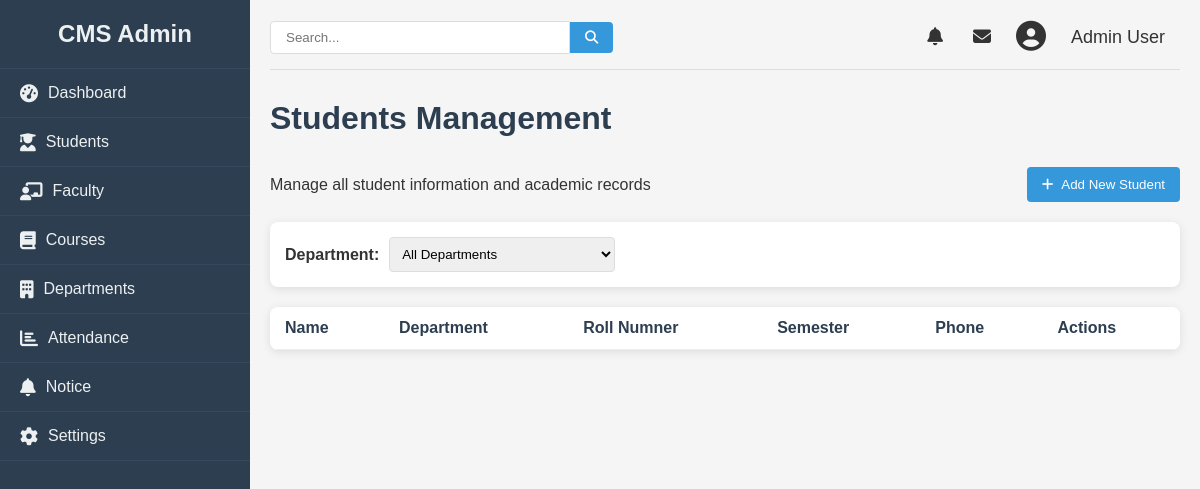
The app's page /admin/student (signed in), older data.
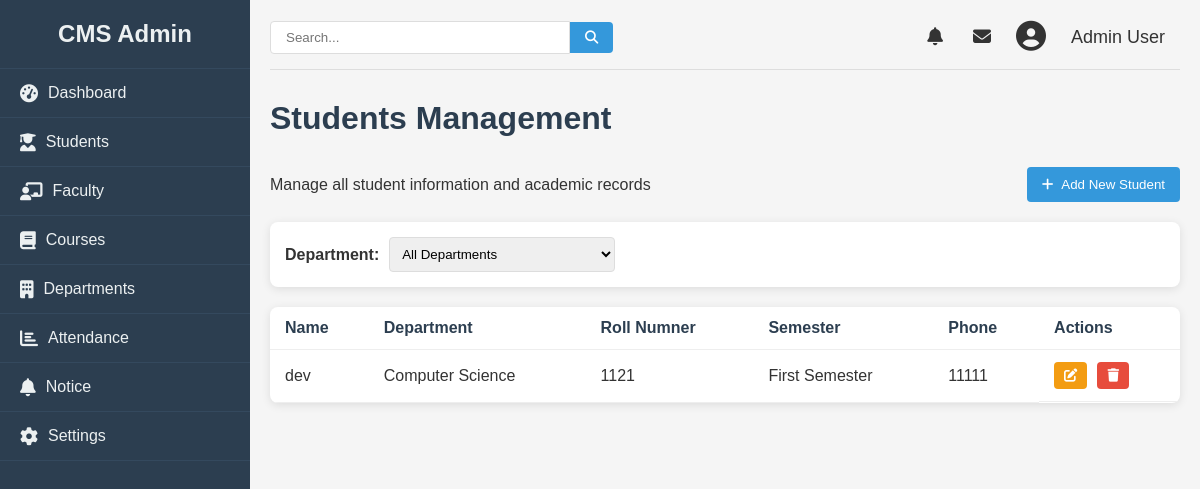
The same page, newer data.
### college/model.py (models this page shows, shortened)
class Student(db.Model):
    id = db.Column(db.Integer, primary_key=True)
    name = db.Column(db.String(100), nullable=False)
    roll = db.Column(db.Integer, nullable=False)
    email = db.Column(db.String(100), nullable=False)
    phone = db.Column(db.Integer, nullable=False)
    semester = db.Column(db.Integer, nullable=False)
    dob = db.Column(db.Date, nullable=False)
    gender = db.Column(db.String, nullable=False)
    department = db.Column(db.String, nullable=False)
    address = db.Column(db.String, nullable=False)

### college/admin/adminroute.py (the view)
@app.route("/admin/student", methods = ["GET", "POST"])
def stdn():
    logged = 'user_id' in session
    if logged:
        users = Student.query.all()
        return render_template("student.html", students= users, departments= dep)
    else:
        return redirect(url_for("login"))

### college/admin/templates/student.html (shortened to what this page needs)
{% from "macro/cmsnav.html" import cmsnav%}
{%extends "admbase.html"%}
{%block head%}
<link rel="stylesheet" href="{{url_for('static', filename='css/styles.css')}}">
<link rel="stylesheet" href="https://cdnjs.cloudflare.com/ajax/libs/font-awesome/6.4.0/css/all.min.css">
{%endblock%}
{%block content%}
<div class="container" w-tid="21">
    {{cmsnav()}}
    <main class="main-content" w-tid="111">
        <header class="top-header" w-tid="113">
            <div class="search-box" w-tid="115">
                <input type="text" placeholder="Search..." w-tid="117" />
                <button w-tid="119"><i class="fas fa-search" w-tid="121"></i></button>
            </div>
            <div class="user-profile" w-tid="123">
                <span class="notification" w-tid="125"><i class="fas fa-bell" w-tid="127"></i></span>
                <span class="message" w-tid="129"><i class="fas fa-envelope" w-tid="131"></i></span>
                <div class="profile-img" w-tid="133">
                    <i class="fas fa-user-circle" w-tid="135"></i>
                </div>
                <span class="username" w-tid="137">Admin User</span>
            </div>
        </header>
        <div id="dashboard-page" class="content-section" w-tid="139">
            <div class="dashboard" w-tid="141">
                <h1 w-tid="357">Students Management</h1>
                <div class="students-header" w-tid="359">
                    <p w-tid="361">Manage all student information and academic records</p>
                    <button class="add-student-btn" w-tid="363">
                        <a style="text-decoration: none; color:white;" href="/admin/addstudent">
                            <i class="fas fa-plus" w-tid="365"></i>
                            Add New Student
                        </a>
                    </button>
                </div>
                <div class="student-filters" w-tid="367">
                    <div class="filter-group" w-tid="369">
                        <label w-tid="371">Department:</label>
                        <select w-tid="373">
                            <option w-tid="375">All Departments</option>
                        </select>
                    </div>
                </div>
                <div class="students-table" w-tid="415">
                    <table w-tid="417">
                        <thead w-tid="419">
                            <tr w-tid="421">
                                <th w-tid="425">Name</th>
                                <th w-tid="427">Department</th>
                                <th w-tid="425">Roll Numner</th>
                                <th w-tid="429">Semester</th>
                                <th w-tid="433">Phone</th>
                                <th w-tid="437">Actions</th>
                            </tr>
                        </thead>
                        <tbody w-tid="439">
                            {%for student in students%}
                            <tr w-tid="441">
                                <td w-tid="445">{{student.name}}</td>
                                <td w-tid="447">{{student.department}}</td>
                                <td w-tid="449">{{student.roll}}</td>
                                <td w-tid="451">{{student.semester}}</td>
                                <td w-tid="453">{{student.phone}}</td>
                                <td class="action-cell" w-tid="459">
                                    <button class="action-btn edit-btn" w-tid="465">
                                        <a href="/admin/update/student/{{student.id}}">
                                            <i class="fas fa-edit" w-tid="467"></i>
                                        </a>
                                    </button>
                                    <button class="action-btn delete-btn" w-tid="469">
                                        <a href="/admin/student/delete/{{student.id}}"><i class="fas fa-trash" w-tid="723"></i></a>
                                        </button>
                                </td>
                            </tr>
                            {%endfor%}
                        </tbody>
                    </table>
                </div>
            </div>
        </div>
    </main>
</div>
{%endblock%}

### college/admin/templates/macro/cmsnav.html (shortened to what this page needs)
{%macro cmsnav()%}
<aside class="sidebar" w-tid="23">
    <div class="sidebar-header" w-tid="25">
        <h2 w-tid="27">CMS Admin</h2>
    </div>
    <nav class="sidebar-nav" w-tid="29">
        <ul w-tid="31">
            <li w-tid="33"><a href="/admin" data-page="dashboard-page" w-tid="35"><i class="fas fa-tachometer-alt"
                        w-tid="37"></i> Dashboard</a></li>
            <li  w-tid="39"><a href="/admin/student" data-page="students-page" w-tid="41"><i
                        class="fas fa-user-graduate" w-tid="43"></i> Students</a></li>
            <li w-tid="45"><a href="/admin/faculty" data-page="faculty-page" w-tid="47"><i
                        class="fas fa-chalkboard-teacher" w-tid="49"></i> Faculty</a></li>
            <li w-tid="51"><a href="/admin/courses" data-page="courses-page" w-tid="53"><i class="fas fa-book"
                        w-tid="55"></i> Courses</a></li>
            <li w-tid="57"><a href="/admin/department" data-page="department-page" w-tid="59"><i class="fas fa-building"
                        w-tid="61"></i> Departments</a></li>
            <li w-tid="87"><a href="/admin/attendence" data-page="attendance-page" w-tid="89"><i class="fas fa-chart-bar"
                        w-tid="91"></i> Attendance</a></li>
            <li w-tid="99"><a href="/admin/notice" data-page="notice-page" w-tid="101"><i class="fas fa-bell"
                        w-tid="103"></i> Notice</a></li>
            <li w-tid="93"><a href="/" data-page="settings-page" w-tid="95"><i class="fas fa-cog" w-tid="97"></i>
                    Settings</a></li>
        </ul>
    </nav>
</aside>
{%endmacro%}

### college/admin/templates/admbase.html (shortened to what this page needs)
<!DOCTYPE html>
<html lang="en">
<head>
    {%block head%}
    {%endblock%}
</head>
<body>
    {%block content%}
    {%endblock%}
</body>
</html>

### college/static/css/styles.css (style rules this page uses)
* { margin: 0; padding: 0; box-sizing: border-box; }
body { font-family: Arial, sans-serif; background-color: #f5f5f5; color: #333; }
a { text-decoration: none; color:inherit; }
.container { display: flex; min-height: 100vh; }
.sidebar { width: 250px; background-color: #2c3e50; color: #ecf0f1; transition: all 0.3s ease; }
.sidebar-header { padding: 20px; text-align: center; border-bottom: 1px solid #34495e; }
.sidebar-nav ul { list-style: none; }
.sidebar-nav li { padding: 15px 20px; border-bottom: 1px solid #34495e; transition: all 0.3s ease; }
.sidebar-nav a { color: #ecf0f1; text-decoration: none; display: flex; align-items: center; }
.sidebar-nav i { margin-right: 10px; font-size: 18px; }
.main-content { flex: 1; padding: 20px; }
.top-header { display: flex; justify-content: space-between; align-items: center; margin-bottom: 30px; padding-bottom: 15px; border-bottom: 1px solid #ddd; }
.search-box { display: flex; align-items: center; }
.search-box input { padding: 8px 15px; border: 1px solid #ddd; border-radius: 4px 0 0 4px; width: 300px; }
.search-box button { background: #3498db; color: white; border: none; padding: 8px 15px; border-radius: 0 4px 4px 0; cursor: pointer; }
.user-profile { display: flex; align-items: center; }
.user-profile span { margin: 0 15px; font-size: 18px; cursor: pointer; }
.profile-img { font-size: 30px; margin: 0 10px; }
.dashboard h1 { margin-bottom: 30px; color: #2c3e50; }
table { width: 100%; border-collapse: collapse; }
th, td { padding: 12px 15px; text-align: left; border-bottom: 1px solid #eee; }
th { font-weight: bold; color: #2c3e50; }
.content-section { display: none; }
#dashboard-page { display: block; }
.students-header { display: flex; justify-content: space-between; align-items: center; margin-bottom: 20px; }
.add-student-btn { background-color: #3498db; color: white; border: none; padding: 10px 15px; border-radius: 4px; cursor: pointer; display: flex; align-items: center; }
.add-student-btn i { margin-right: 5px; }
.student-filters { display: flex; justify-content: space-between; margin-bottom: 20px; background: white; padding: 15px; border-radius: 8px; box-shadow: 0 2px 10px rgba(0, 0, 0, 0.1); }
.filter-group { display: flex; align-items: center; }
.filter-group label { margin-right: 10px; font-weight: bold; }
.filter-group select { padding: 8px; border-radius: 4px; border: 1px solid #ddd; }
.students-table { background: white; border-radius: 8px; box-shadow: 0 2px 10px rgba(0, 0, 0, 0.1); overflow: hidden; }
.action-cell { display: flex; gap: 10px; }
.action-btn { padding: 6px 10px; border-radius: 4px; cursor: pointer; border: none; color: white; }
.edit-btn { background-color: #f39c12; }
.delete-btn { background-color: #e74c3c; }

Row changes from the older to the newer data that the page shows:
added Student: name "dev", department "Computer Science", roll "1121", semester "First Semester", phone "11111"
